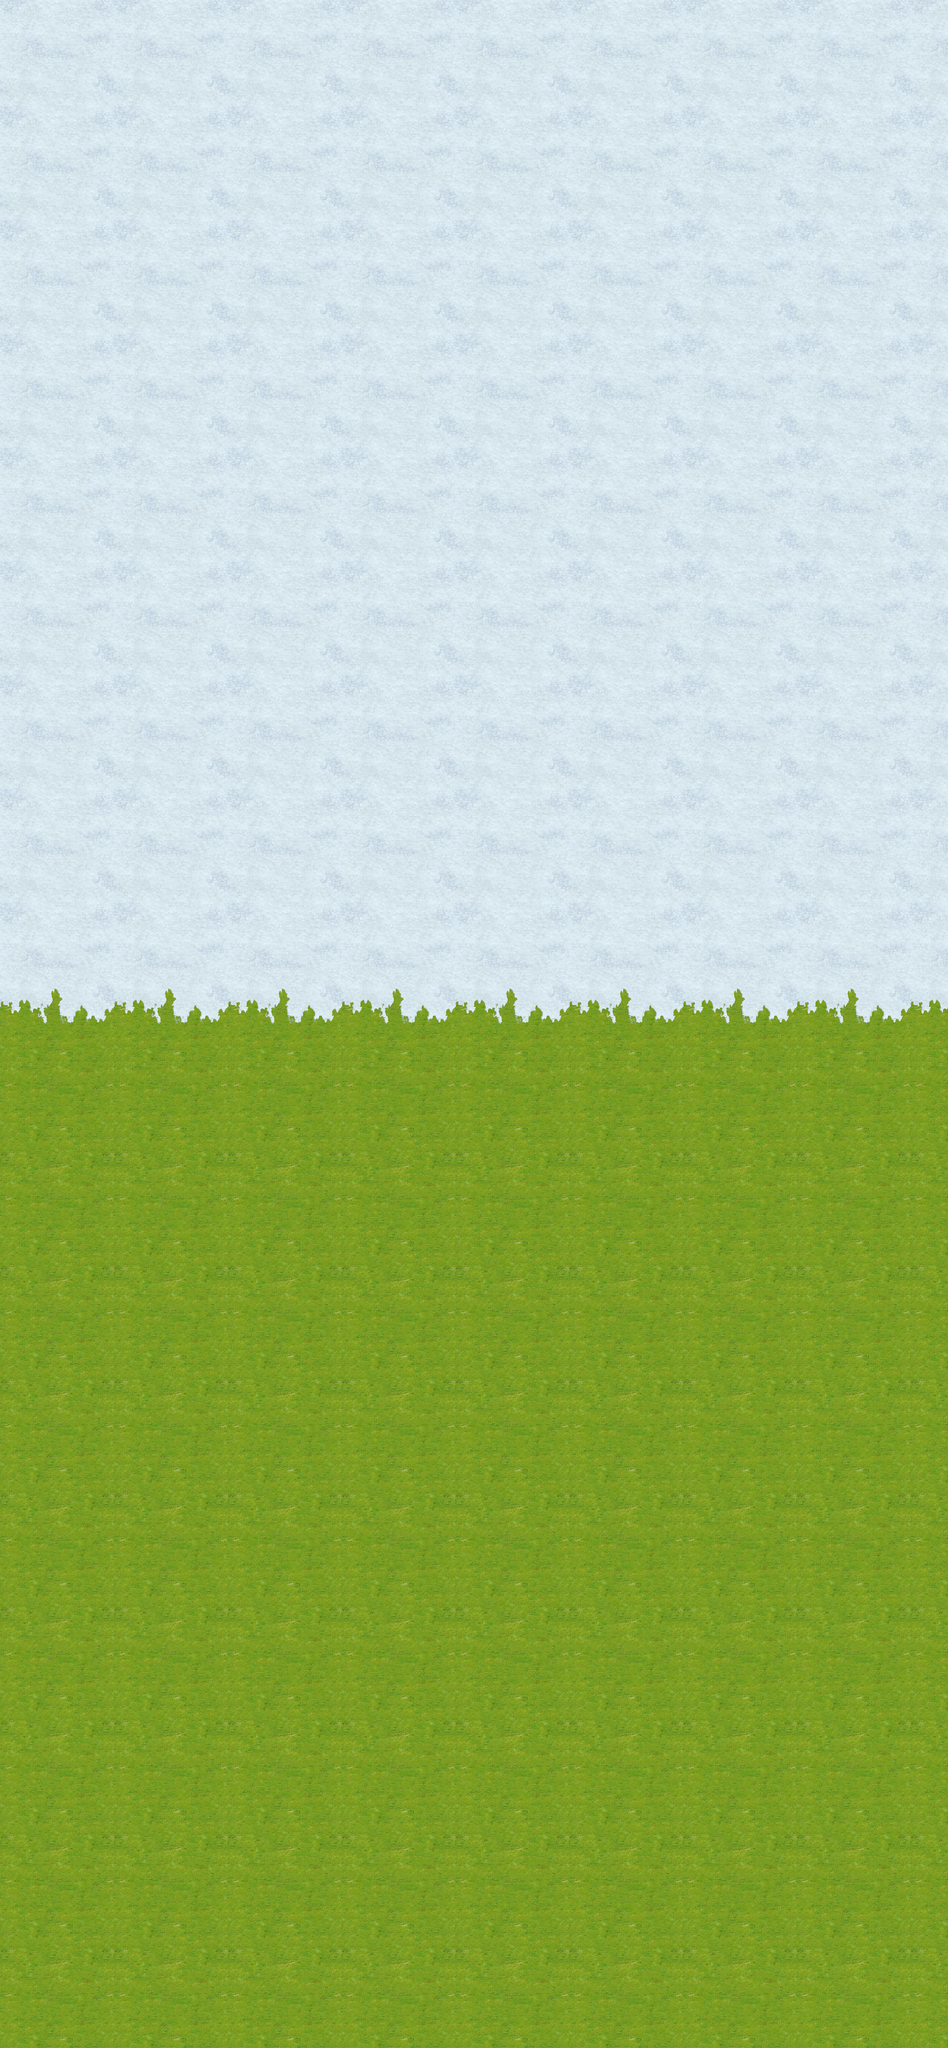

Rendered tile map (Tiled .tmx) drawn with the repository's tilesets; below, a short description and the map source with its tile grids summarised:
An orthogonal 25x54 tile map with 160x160 px tiles, 2 tile layers (layer1, layer2).

<map version="1.0" orientation="orthogonal" width="25" height="54" tilewidth="160" tileheight="160">
 <tileset firstgid="1" name="terrain" tilewidth="160" tileheight="160">
  <image source="terrain.png" width="1440" height="1440" />
 </tileset>
 <layer name="layer1" width="25" height="54">
  <data>[1350 cells, 1350 non-empty, 18 distinct tile ids]</data>
 </layer>
 <layer name="layer2" width="25" height="54">
  <data>[1350 cells, 75 non-empty, 9 distinct tile ids]</data>
 </layer>
</map>
